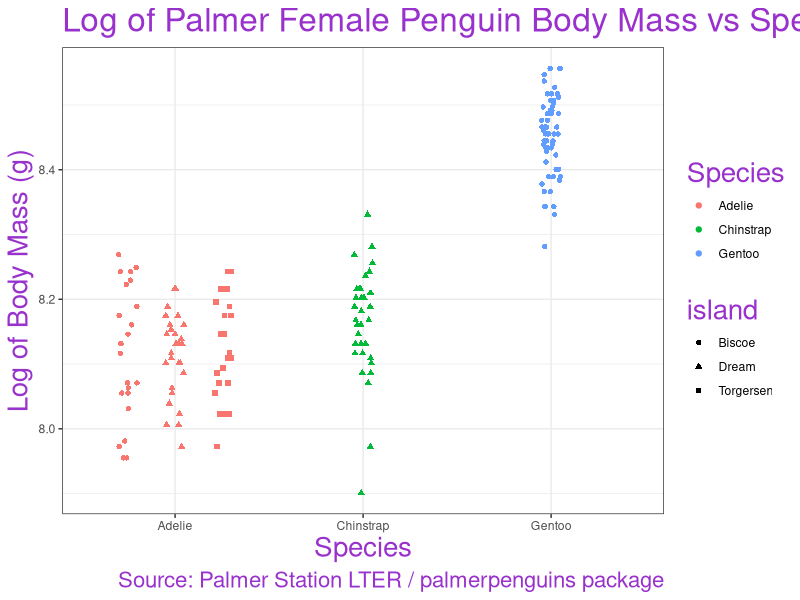
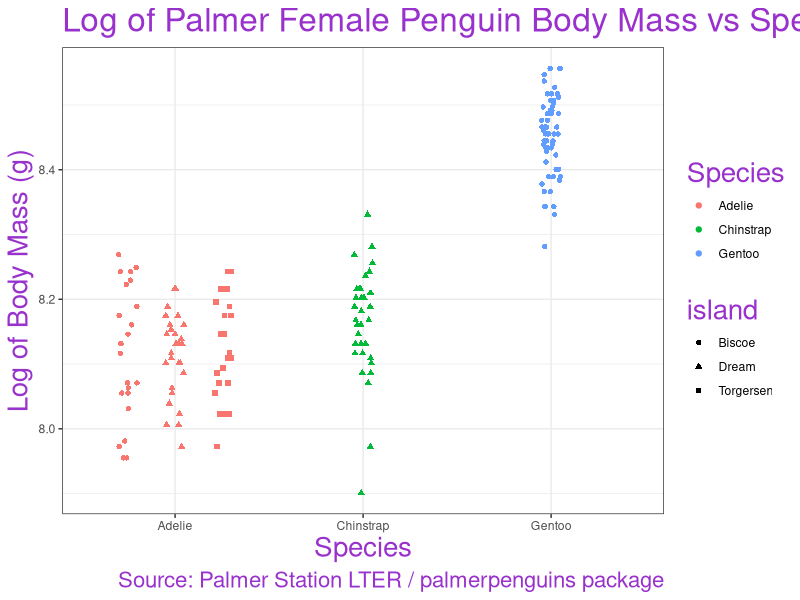

Generate these figures, in order, with R:
##### Week 4 Homework Practice with dplyr (Part 1) ####
##### Created by: Sally Heo ####
##### Updated on: 2022-02-15 ##########################

## Load libraries needed for code ####
library(palmerpenguins) # Load the Palmer Penguins data set
library(tidyverse) # Loading tidyverse
library(here) # Loading here

#### Load data ###
# The data is part of the package and is called penguins
glimpse(penguins) # Glimpse allows us to look at penguins data

#### Data analysis ### 

#### Part 1 ##########

data <- penguins %>% # Using the penguin dataframe
  drop_na(sex) %>% # Dropping rows with NAs from a specific column
  group_by(species, island, sex) %>% # Group by species, island, and sex
  summarise(mean_body_mass = mean(body_mass_g, na.rm =TRUE), # Calculating the mean of body mass
            variance_body_mass = var(body_mass_g, na.rm=TRUE)) # Calculating the variance of body mass
View(data) # Viewing the data of calculated mean, variance of body mass by species, island, sex without any NAs

#### Part 2 ###########

penguins %>% # Plot and using penguins dataframe
  filter(sex != "male") %>% # Filter out male penguins
  mutate(log_mass = log(body_mass_g)) %>% # Mutate: Adding a new column with log body_mass, and to calculate log body mass
  select(species, island, sex, log_mass) %>% # Select only the columns for species, island, sex, and log body mass
  ggplot(aes(x = species, # Making a plot using the data above, x-axis species
             y= log_mass, # y-axis is log_mass
             color = species, # Mapped to color for the species
             shape = island))+ # Mapped to a different variable than color, which in this case is island
  geom_point(position = position_jitterdodge()) + # Using point geometry with jitterdodge
  labs(title = "Log of Palmer Female Penguin Body Mass vs Species",  # Adding title for plot
       caption = "Source: Palmer Station LTER / palmerpenguins package", # Adding the source
       y = "Log of Body Mass (g)", # Changing label for y-axis
       x = "Species",# Changing label for x-axis
       color = "Species") + # Changing label for Species
  theme_bw() +# theme is black and white
  theme(title = element_text(size = 20, color = "darkorchid")) # Element_text() sets the font size, color, and face of the text elements like plot.title
 


ggsave(here("Week_4b","Outputs","Homework4lab.pdf"), # Save in Outputs Folder of Week4
       width = 7, height = 5)

